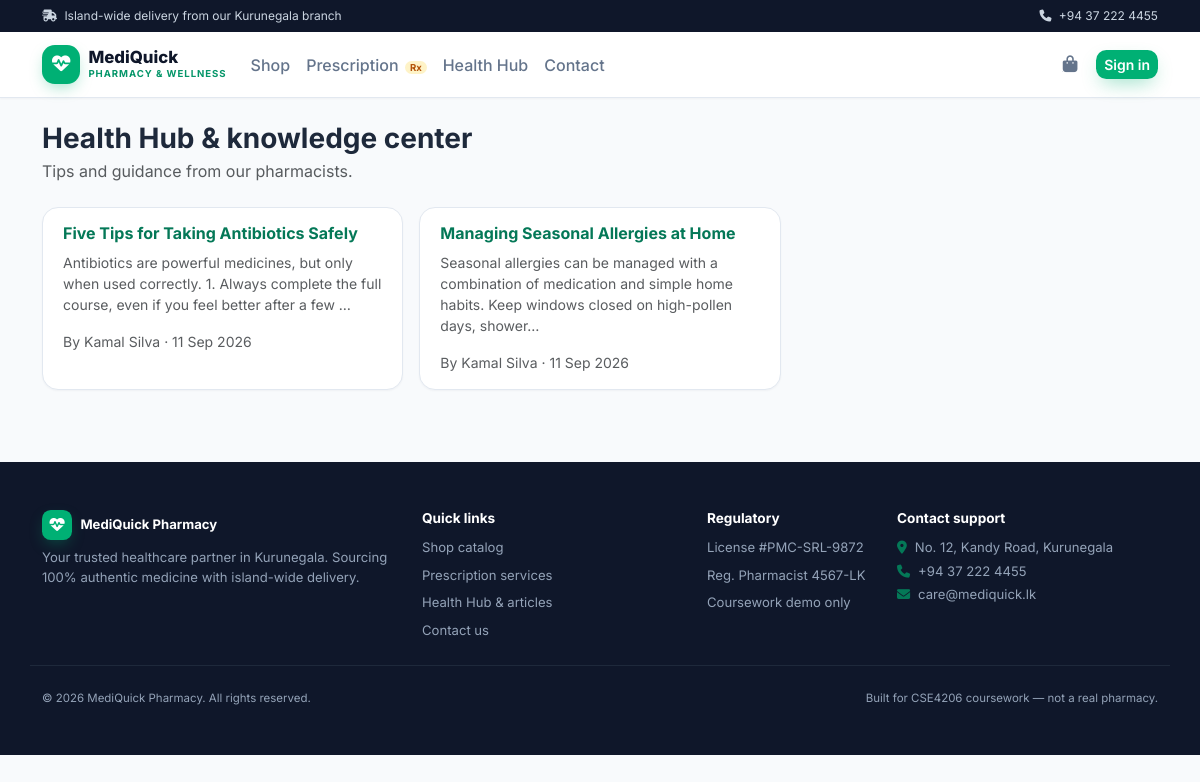
The app's page /mediquick/health-hub.php with its own data.
### tables this page shows
CREATE TABLE articles (
  id           INT UNSIGNED AUTO_INCREMENT PRIMARY KEY,
  author_id    INT UNSIGNED NOT NULL,
  title        VARCHAR(150) NOT NULL,
  slug         VARCHAR(150) NOT NULL UNIQUE,
  body         TEXT NOT NULL,
  image        VARCHAR(255) NULL,
  published_at DATETIME NULL,                        
  FOREIGN KEY (author_id) REFERENCES users(id)
);

CREATE TABLE users (
  id            INT UNSIGNED AUTO_INCREMENT PRIMARY KEY,
  role          ENUM('customer','staff','admin') NOT NULL DEFAULT 'customer',
  full_name     VARCHAR(100) NOT NULL,
  email         VARCHAR(150) NOT NULL UNIQUE,
  phone         VARCHAR(15)  NOT NULL,
  password_hash VARCHAR(255) NOT NULL,               
  address       VARCHAR(255) NULL,
  city          VARCHAR(60)  NULL,
  status        ENUM('active','suspended') NOT NULL DEFAULT 'active',
  last_login_at DATETIME NULL,
  created_at    DATETIME NOT NULL DEFAULT CURRENT_TIMESTAMP
);

### mediquick/includes/functions.php (called while the page is built, shortened)
<?php
function e(?string $value): string
{
    return htmlspecialchars($value ?? '', ENT_QUOTES, 'UTF-8');
}
function url(string $path = ''): string
{
    return BASE_URL . '/' . ltrim($path, '/');
}

### mediquick/health-hub.php (the view, shortened to what this page needs)
<?php
require_once __DIR__ . '/includes/bootstrap.php';
    ?>
    <?php
$articles = $pdo->query(
    "SELECT a.*, u.full_name FROM articles a JOIN users u ON u.id = a.author_id
     WHERE a.published_at IS NOT NULL ORDER BY a.published_at DESC"
)->fetchAll();
require __DIR__ . '/includes/header.php';
?>
<div class="container py-4">
  <h1 class="h3 fw-bold mb-1">Health Hub &amp; knowledge center</h1>
  <p class="text-muted mb-4">Tips and guidance from our pharmacists.</p>
  <div class="row g-3">
    <?php foreach ($articles as $a): ?>
      <div class="col-md-4">
        <div class="kpi-tile h-100">
          <h2 class="h6 fw-bold"><a class="text-decoration-none" href="<?= url('health-hub.php?article=' . e($a['slug'])) ?>"><?= e($a['title']) ?></a></h2>
          <p class="small text-muted"><?= e(mb_strimwidth(strip_tags($a['body']), 0, 140, '…')) ?></p>
          <p class="small text-muted mb-0">By <?= e($a['full_name']) ?> · <?= date('d M Y', strtotime($a['published_at'])) ?></p>
        </div>
      </div>
    <?php endforeach; ?>
  </div>
</div>
<?php require __DIR__ . '/includes/footer.php'; ?>

### mediquick/assets/css/style.css (style rules this page uses)
:root { --brand-50: #F0FDF4; --brand-100: #DCFCE7; --brand-200: #BBF7D0; --brand-500: #00B074; --brand-600: #059669; --brand-700: #047857; --brand-900: #064E3B; --navy-800: #0A192F; --navy-900: #0F172A; --slate-50: #F8FAFC; --slate-100: #F1F5F9; --slate-200: #E2E8F0; --slate-400: #94A3B8; --slate-500: #64748B; --slate-800: #1E293B; --amber-100: #FEF3C7; --amber-700: #B45309; --brand: var(--brand-700); --brand-light: var(--brand-500); --brand-soft: var(--brand-100); --navy: var(--navy-900); --ink: var(--slate-800); --muted: var(--slate-500); --rule: var(--slate-200); }
body { font-family: 'Inter', system-ui, sans-serif; color: var(--ink); background: var(--slate-50); }
a { color: var(--brand-700); }
.kpi-tile { border: 1px solid var(--rule); border-radius: 1rem; background: #fff; padding: 1rem 1.25rem; box-shadow: 0 1px 2px rgba(15, 23, 42, .04); }

### records on screen
articles: title "Five Tips for Taking Antibiotics Safely", body "Antibiotics are powerful medicines, but only when used correctly. 1. Always complete the full course, even if you feel better after a few …", author.full_name "Kamal Silva", published_at "11 Sep 2026"
articles: title "Managing Seasonal Allergies at Home", body "Seasonal allergies can be managed with a combination of medication and simple home habits. Keep windows closed on high-pollen days, shower…", author.full_name "Kamal Silva", published_at "11 Sep 2026"
